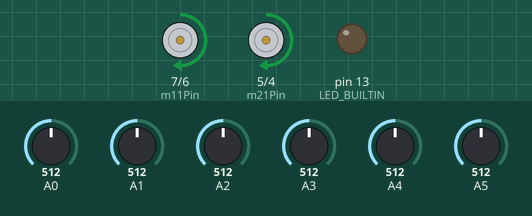
This sketch was run on a simulated Arduino Uno, built with avr-gcc and run on an emulated ATmega328P. On the bench: motor-driver pin pairs drawn as motors (green arrow = first pin HIGH = forward, orange = second pin HIGH = backward, longer = more drive, scaled by the enable pin), output pins drawn as LEDs (lit = HIGH). The inputs (shaded band) are chosen by the test bench; at power-on: A0 = 512, A1 = 512, A2 = 512, A3 = 512, A4 = 512, A5 = 512.

Above: at 0.2 s.
At 5.1 s:
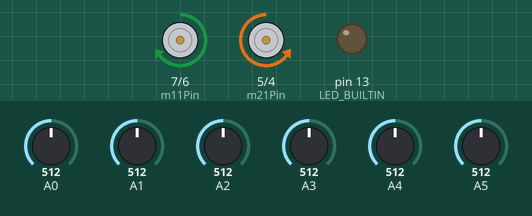
Timing chart, 0 to 6.6 s (numbered marks = the images above):
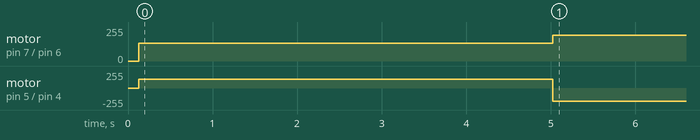

The sketch:

Line_Follower.ino
```cpp
#include <QTRSensors.h>
const int m11Pin = 7;
const int m12Pin = 6;
const int m21Pin = 5;
const int m22Pin = 4;
const int m1Enable = 11;
const int m2Enable = 10;

int m1Speed = 0;
int m2Speed = 0;

float kp = 11;
float ki = 0;
float kd = 1;

int p = 1;
int i = 0;
int d = 0;

int error = 0;
int lastErrorCalibration = 0;
int lastError = 0;

const int maxSpeed = 225;
const int minSpeed = -225;

const int baseSpeed = 195;
const int calibrationSpeed = 135;

QTRSensors qtr;

const int sensorCount = 6;
int sensorValues[sensorCount];
int sensors[sensorCount] = { 0, 0, 0, 0, 0, 0 };

byte isReach = 0;

void setup() {
  pinMode(m11Pin, OUTPUT);
  pinMode(m12Pin, OUTPUT);
  pinMode(m21Pin, OUTPUT);
  pinMode(m22Pin, OUTPUT);
  pinMode(m1Enable, OUTPUT);
  pinMode(m2Enable, OUTPUT);

  qtr.setTypeAnalog();
  qtr.setSensorPins((const uint8_t[]){ A0, A1, A2, A3, A4, A5 }, sensorCount);

  delay(100);
  pinMode(LED_BUILTIN, OUTPUT);
  digitalWrite(LED_BUILTIN, HIGH);

  m1Speed = calibrationSpeed;
  m2Speed = -calibrationSpeed;

  digitalWrite(LED_BUILTIN, LOW);

  Serial.begin(9600);
}

void calibration1() {

  qtr.calibrate();

  int error = map(qtr.readLineBlack(sensorValues), 0, 5000, -30, 30);

  if ((error == 30 || error == -30) && lastErrorCalibration != error) {
    m1Speed = -m1Speed;
    m2Speed = -m2Speed;
  }

  lastErrorCalibration = error;

  setMotorSpeed(m1Speed, m2Speed);
}

void reachLine() {

  int error = map(qtr.readLineBlack(sensorValues), 0, 5000, -30, 30);

  if (error == 0) {
    setMotorSpeed(0, 0);
    isReach = 1;
  }
  if (error < 1) {
    setMotorSpeed(-200, 200);
  }
  if (error > 1) {
    setMotorSpeed(200, -200);
  }
}


void loop() {

  if (millis() < 5000) {
    calibration1();
  }
   else if (isReach == 0) {
    reachLine();
  }
  else {
    int error = map(qtr.readLineBlack(sensorValues), 0, 5000, -30, 30);

    p = error;
    i = i + error;
    d = error - lastError;
    lastError = error;

    int motorSpeed = kp * p + ki * i + kd * d;

    m1Speed = baseSpeed;
    m2Speed = baseSpeed;


    if (error < 0) {
      m1Speed += motorSpeed;
    } else if (error > 0) {
      m2Speed -= motorSpeed;
    }

    m1Speed = constrain(m1Speed, minSpeed, maxSpeed);
    m2Speed = constrain(m2Speed, minSpeed, maxSpeed);

    setMotorSpeed(m1Speed, m2Speed);
  }
}


void setMotorSpeed(int motor1Speed, int motor2Speed) {
  motor2Speed = -motor2Speed;
  if (motor1Speed == 0) {
    digitalWrite(m11Pin, LOW);
    digitalWrite(m12Pin, LOW);
    analogWrite(m1Enable, motor1Speed);
  } else {
    if (motor1Speed > 0) {
      digitalWrite(m11Pin, HIGH);
      digitalWrite(m12Pin, LOW);
      analogWrite(m1Enable, motor1Speed);
    }
    if (motor1Speed < 0) {
      digitalWrite(m11Pin, LOW);
      digitalWrite(m12Pin, HIGH);
      analogWrite(m1Enable, -motor1Speed);
    }
  }
  if (motor2Speed == 0) {
    digitalWrite(m21Pin, LOW);
    digitalWrite(m22Pin, LOW);
    analogWrite(m2Enable, motor2Speed);
  } else {
    if (motor2Speed > 0) {
      digitalWrite(m21Pin, HIGH);
      digitalWrite(m22Pin, LOW);
      analogWrite(m2Enable, motor2Speed);
    }
    if (motor2Speed < 0) {
      digitalWrite(m21Pin, LOW);
      digitalWrite(m22Pin, HIGH);
      analogWrite(m2Enable, -motor2Speed);
    }
  }
}
```

Measured:
- by itself, motor on pin 7 (m11Pin) / pin 6 (m12Pin): stopped → forward 135/255 at 0.13 s, → forward 195/255 4.9 s later
- by itself, motor on pin 5 (m21Pin) / pin 4 (m22Pin): stopped → forward 135/255 at 0.13 s, → backward 195/255 4.9 s later
